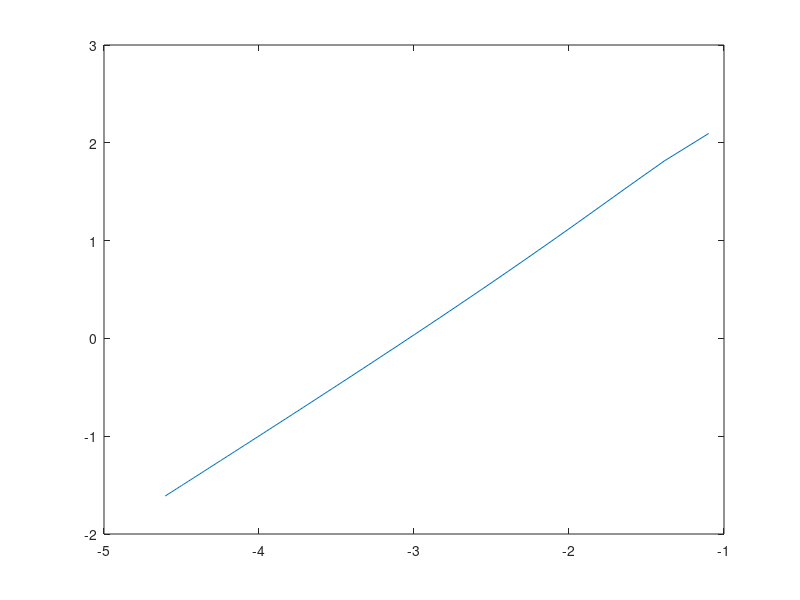

The MATLAB source for this figure:

% ===============================================================
%---------------- Linear 1D Eigenvalue Problem ------------------
% ===============================================================

n=100;
k = 1; % First k Eigenvalues 
eig1 = [];
error1 = [];
H = [];
for N=1:1:n
    h = 1/N;
    A = zeros(N);
    B = zeros(N);
    z = 0:1/N-1:1; % creating tridiagonal matrix
    A(1,1) = -1/h^2;
    A(N,N) = -1/h^2;
    for i = 2:N-1
        for j = 2:N-1
            if i==j
                B(i,j) = 1;
                A(i,j)= 2/h^2;
                if i+1 < N
                    A(i,j+1) = -1/h^2;
                    A(i+1,j) = -1/h^2;
                end
            end
        end
    end
    v = eig(A,B); % Eigenvalues not in order
    v = sort(v);
    
    Eig_exact = zeros([k 1]);
    m = zeros([k N]);
    for l = 1:1:k
        Eig_exact(l) = (l^2)*(pi^2);
    end
    if length(v) >= 3
        eig1 = [eig1;v(3)];
        error1 = [error1 ; abs(Eig_exact - eig1(N-2))];
        H = [H; h];
    end
end
H = log(H);
error1 = log(error1);

plot(H, error1)
r = (error1(1)-error1(N-2)) / (H(1)-H(N-2)) ;



